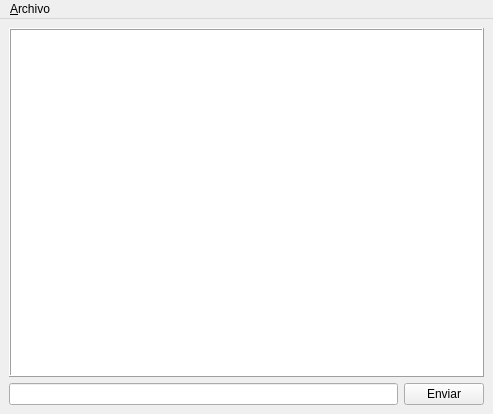
<?xml version="1.0" encoding="UTF-8"?>
<ui version="4.0">
 <class>Messenger</class>
 <widget class="QMainWindow" name="Messenger">
  <property name="geometry">
   <rect>
    <x>0</x>
    <y>0</y>
    <width>493</width>
    <height>414</height>
   </rect>
  </property>
  <property name="windowTitle">
   <string>Messenger</string>
  </property>
  <widget class="QWidget" name="centralwidget">
   <layout class="QGridLayout" name="gridLayout">
    <item row="0" column="0" colspan="2">
     <widget class="QPlainTextEdit" name="txtMsgs">
      <property name="enabled">
       <bool>true</bool>
      </property>
      <property name="frameShape">
       <enum>QFrame::Box</enum>
      </property>
      <property name="frameShadow">
       <enum>QFrame::Raised</enum>
      </property>
      <property name="readOnly">
       <bool>true</bool>
      </property>
     </widget>
    </item>
    <item row="1" column="0">
     <widget class="QLineEdit" name="txtSend">
      <property name="maxLength">
       <number>1023</number>
      </property>
     </widget>
    </item>
    <item row="1" column="1">
     <widget class="QPushButton" name="btnSend">
      <property name="text">
       <string>Enviar</string>
      </property>
     </widget>
    </item>
   </layout>
  </widget>
  <widget class="QMenuBar" name="menubar">
   <property name="geometry">
    <rect>
     <x>0</x>
     <y>0</y>
     <width>493</width>
     <height>21</height>
    </rect>
   </property>
   <widget class="QMenu" name="menuArchivo">
    <property name="title">
     <string>&amp;Archivo</string>
    </property>
    <addaction name="actionConectar"/>
    <addaction name="separator"/>
    <addaction name="actionSalir"/>
   </widget>
   <addaction name="menuArchivo"/>
  </widget>
  <action name="actionConectar">
   <property name="text">
    <string>Co&amp;nectar</string>
   </property>
   <property name="shortcut">
    <string>Ctrl+C</string>
   </property>
  </action>
  <action name="actionSalir">
   <property name="text">
    <string>&amp;Salir</string>
   </property>
   <property name="shortcut">
    <string>Ctrl+X</string>
   </property>
  </action>
 </widget>
 <resources/>
 <connections/>
</ui>
